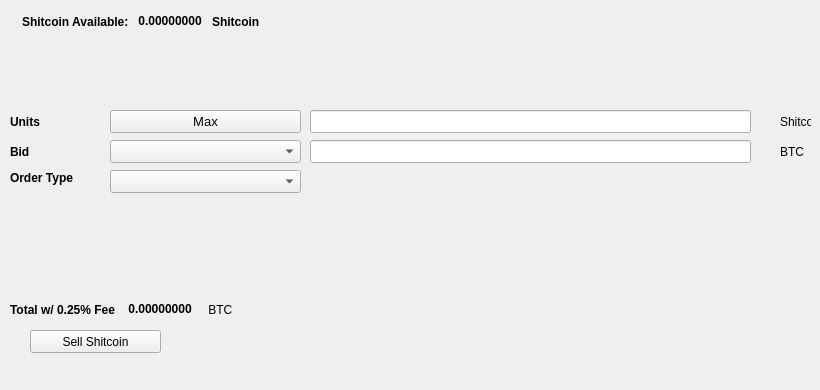
   <widget class="QWidget" name="SellTab">
    <attribute name="title">
     <string>Sell</string>
    </attribute>
    <widget class="QLabel" name="label_16">
     <property name="geometry">
      <rect>
       <x>780</x>
       <y>140</y>
       <width>31</width>
       <height>23</height>
      </rect>
     </property>
     <property name="text">
      <string>BTC</string>
     </property>
    </widget>
    <widget class="QComboBox" name="SellBidcomboBox">
     <property name="geometry">
      <rect>
       <x>110</x>
       <y>140</y>
       <width>191</width>
       <height>23</height>
      </rect>
     </property>
     <property name="font">
      <font>
       <pointsize>10</pointsize>
      </font>
     </property>
    </widget>
    <widget class="QLabel" name="label_18">
     <property name="geometry">
      <rect>
       <x>10</x>
       <y>110</y>
       <width>46</width>
       <height>23</height>
      </rect>
     </property>
     <property name="font">
      <font>
       <weight>75</weight>
       <bold>true</bold>
      </font>
     </property>
     <property name="text">
      <string>Units</string>
     </property>
    </widget>
    <widget class="QPushButton" name="Sell_Max_Amount">
     <property name="geometry">
      <rect>
       <x>110</x>
       <y>110</y>
       <width>191</width>
       <height>23</height>
      </rect>
     </property>
     <property name="font">
      <font>
       <pointsize>10</pointsize>
      </font>
     </property>
     <property name="text">
      <string>Max</string>
     </property>
    </widget>
    <widget class="QLabel" name="label_20">
     <property name="geometry">
      <rect>
       <x>10</x>
       <y>170</y>
       <width>91</width>
       <height>16</height>
      </rect>
     </property>
     <property name="font">
      <font>
       <weight>75</weight>
       <bold>true</bold>
      </font>
     </property>
     <property name="text">
      <string>Order Type</string>
     </property>
    </widget>
    <widget class="QComboBox" name="SellOrdertypeCombo">
     <property name="geometry">
      <rect>
       <x>110</x>
       <y>170</y>
       <width>191</width>
       <height>23</height>
      </rect>
     </property>
     <property name="font">
      <font>
       <pointsize>10</pointsize>
      </font>
     </property>
    </widget>
    <widget class="QLabel" name="label_21">
     <property name="geometry">
      <rect>
       <x>10</x>
       <y>140</y>
       <width>46</width>
       <height>23</height>
      </rect>
     </property>
     <property name="font">
      <font>
       <weight>75</weight>
       <bold>true</bold>
      </font>
     </property>
     <property name="text">
      <string>Bid</string>
     </property>
    </widget>
    <widget class="QLabel" name="label_22">
     <property name="geometry">
      <rect>
       <x>780</x>
       <y>110</y>
       <width>31</width>
       <height>23</height>
      </rect>
     </property>
     <property name="text">
      <string>Shitcoin</string>
     </property>
    </widget>
    <widget class="QLineEdit" name="UnitsInputShitcoin">
     <property name="geometry">
      <rect>
       <x>310</x>
       <y>110</y>
       <width>441</width>
       <height>23</height>
      </rect>
     </property>
     <property name="font">
      <font>
       <pointsize>9</pointsize>
       <weight>75</weight>
       <bold>true</bold>
      </font>
     </property>
    </widget>
    <widget class="QLineEdit" name="SellBidPriceEdit">
     <property name="geometry">
      <rect>
       <x>310</x>
       <y>140</y>
       <width>441</width>
       <height>23</height>
      </rect>
     </property>
     <property name="font">
      <font>
       <pointsize>9</pointsize>
       <weight>75</weight>
       <bold>true</bold>
      </font>
     </property>
    </widget>
    <widget class="QPushButton" name="SellShitcoinBTN">
     <property name="geometry">
      <rect>
       <x>30</x>
       <y>330</y>
       <width>131</width>
       <height>23</height>
      </rect>
     </property>
     <property name="text">
      <string>Sell Shitcoin</string>
     </property>
     <property name="icon">
      <iconset resource="../shitcoin">
       <normaloff>:/icons/bitcoin</normaloff>:/icons/bitcoin</iconset>
     </property>
    </widget>
    <widget class="QWidget" name="layoutWidget3">
     <property name="geometry">
      <rect>
       <x>22</x>
       <y>12</y>
       <width>258</width>
       <height>19</height>
      </rect>
     </property>
     <layout class="QHBoxLayout" name="horizontalLayout">
      <item>
       <widget class="QLabel" name="label232_2">
        <property name="font">
         <font>
          <weight>75</weight>
          <bold>true</bold>
         </font>
        </property>
        <property name="text">
         <string>Shitcoin Available:</string>
        </property>
       </widget>
      </item>
      <item>
       <widget class="QLabel" name="ShitcoinAvailableLabel">
        <property name="palette">
         <palette>
          <active>
           <colorrole role="WindowText">
            <brush brushstyle="SolidPattern">
             <color alpha="255">
              <red>0</red>
              <green>0</green>
              <blue>0</blue>
             </color>
            </brush>
           </colorrole>
           <colorrole role="Button">
            <brush brushstyle="SolidPattern">
             <color alpha="255">
              <red>0</red>
              <green>170</green>
              <blue>0</blue>
             </color>
            </brush>
           </colorrole>
           <colorrole role="Light">
            <brush brushstyle="SolidPattern">
             <color alpha="255">
              <red>0</red>
              <green>255</green>
              <blue>0</blue>
             </color>
            </brush>
           </colorrole>
           <colorrole role="Midlight">
            <brush brushstyle="SolidPattern">
             <color alpha="255">
              <red>0</red>
              <green>212</green>
              <blue>0</blue>
             </color>
            </brush>
           </colorrole>
           <colorrole role="Dark">
            <brush brushstyle="SolidPattern">
             <color alpha="255">
              <red>0</red>
              <green>85</green>
              <blue>0</blue>
             </color>
            </brush>
           </colorrole>
           <colorrole role="Mid">
            <brush brushstyle="SolidPattern">
             <color alpha="255">
              <red>0</red>
              <green>113</green>
              <blue>0</blue>
             </color>
            </brush>
           </colorrole>
           <colorrole role="Text">
            <brush brushstyle="SolidPattern">
             <color alpha="255">
              <red>0</red>
              <green>170</green>
              <blue>0</blue>
             </color>
            </brush>
           </colorrole>
           <colorrole role="BrightText">
            <brush brushstyle="SolidPattern">
             <color alpha="255">
              <red>255</red>
              <green>255</green>
              <blue>255</blue>
             </color>
            </brush>
           </colorrole>
           <colorrole role="ButtonText">
            <brush brushstyle="SolidPattern">
             <color alpha="255">
              <red>0</red>
              <green>0</green>
              <blue>0</blue>
             </color>
            </brush>
           </colorrole>
           <colorrole role="Base">
            <brush brushstyle="SolidPattern">
             <color alpha="255">
              <red>255</red>
              <green>255</green>
              <blue>255</blue>
             </color>
            </brush>
           </colorrole>
           <colorrole role="Window">
            <brush brushstyle="SolidPattern">
             <color alpha="255">
              <red>0</red>
              <green>170</green>
              <blue>0</blue>
             </color>
            </brush>
           </colorrole>
           <colorrole role="Shadow">
            <brush brushstyle="SolidPattern">
             <color alpha="255">
              <red>0</red>
              <green>0</green>
              <blue>0</blue>
             </color>
            </brush>
           </colorrole>
           <colorrole role="AlternateBase">
            <brush brushstyle="SolidPattern">
             <color alpha="255">
              <red>127</red>
              <green>212</green>
              <blue>127</blue>
             </color>
            </brush>
           </colorrole>
           <colorrole role="ToolTipBase">
            <brush brushstyle="SolidPattern">
             <color alpha="255">
              <red>255</red>
              <green>255</green>
              <blue>220</blue>
             </color>
            </brush>
           </colorrole>
           <colorrole role="ToolTipText">
            <brush brushstyle="SolidPattern">
             <color alpha="255">
              <red>0</red>
              <green>0</green>
              <blue>0</blue>
             </color>
            </brush>
           </colorrole>
          </active>
          <inactive>
           <colorrole role="WindowText">
            <brush brushstyle="SolidPattern">
             <color alpha="255">
              <red>0</red>
              <green>0</green>
              <blue>0</blue>
             </color>
            </brush>
           </colorrole>
           <colorrole role="Button">
            <brush brushstyle="SolidPattern">
             <color alpha="255">
              <red>0</red>
              <green>170</green>
              <blue>0</blue>
             </color>
            </brush>
           </colorrole>
           <colorrole role="Light">
            <brush brushstyle="SolidPattern">
             <color alpha="255">
              <red>0</red>
              <green>255</green>
              <blue>0</blue>
             </color>
            </brush>
           </colorrole>
           <colorrole role="Midlight">
            <brush brushstyle="SolidPattern">
             <color alpha="255">
              <red>0</red>
              <green>212</green>
              <blue>0</blue>
             </color>
            </brush>
           </colorrole>
           <colorrole role="Dark">
            <brush brushstyle="SolidPattern">
             <color alpha="255">
              <red>0</red>
              <green>85</green>
              <blue>0</blue>
             </color>
            </brush>
           </colorrole>
           <colorrole role="Mid">
            <brush brushstyle="SolidPattern">
             <color alpha="255">
              <red>0</red>
              <green>113</green>
              <blue>0</blue>
             </color>
            </brush>
           </colorrole>
           <colorrole role="Text">
            <brush brushstyle="SolidPattern">
             <color alpha="255">
              <red>0</red>
              <green>170</green>
              <blue>0</blue>
             </color>
            </brush>
           </colorrole>
           <colorrole role="BrightText">
            <brush brushstyle="SolidPattern">
             <color alpha="255">
              <red>255</red>
              <green>255</green>
              <blue>255</blue>
             </color>
            </brush>
           </colorrole>
           <colorrole role="ButtonText">
            <brush brushstyle="SolidPattern">
             <color alpha="255">
              <red>0</red>
              <green>0</green>
              <blue>0</blue>
             </color>
            </brush>
           </colorrole>
           <colorrole role="Base">
            <brush brushstyle="SolidPattern">
             <color alpha="255">
              <red>255</red>
              <green>255</green>
              <blue>255</blue>
             </color>
            </brush>
           </colorrole>
           <colorrole role="Window">
            <brush brushstyle="SolidPattern">
             <color alpha="255">
              <red>0</red>
              <green>170</green>
              <blue>0</blue>
             </color>
            </brush>
           </colorrole>
           <colorrole role="Shadow">
            <brush brushstyle="SolidPattern">
             <color alpha="255">
              <red>0</red>
              <green>0</green>
              <blue>0</blue>
             </color>
            </brush>
           </colorrole>
           <colorrole role="AlternateBase">
            <brush brushstyle="SolidPattern">
             <color alpha="255">
              <red>127</red>
              <green>212</green>
              <blue>127</blue>
             </color>
            </brush>
           </colorrole>
           <colorrole role="ToolTipBase">
            <brush brushstyle="SolidPattern">
             <color alpha="255">
              <red>255</red>
              <green>255</green>
              <blue>220</blue>
             </color>
            </brush>
           </colorrole>
           <colorrole role="ToolTipText">
            <brush brushstyle="SolidPattern">
             <color alpha="255">
              <red>0</red>
              <green>0</green>
              <blue>0</blue>
             </color>
            </brush>
           </colorrole>
          </inactive>
          <disabled>
           <colorrole role="WindowText">
            <brush brushstyle="SolidPattern">
             <color alpha="255">
              <red>0</red>
              <green>85</green>
              <blue>0</blue>
             </color>
            </brush>
           </colorrole>
           <colorrole role="Button">
            <brush brushstyle="SolidPattern">
             <color alpha="255">
              <red>0</red>
              <green>170</green>
              <blue>0</blue>
             </color>
            </brush>
           </colorrole>
           <colorrole role="Light">
            <brush brushstyle="SolidPattern">
             <color alpha="255">
              <red>0</red>
              <green>255</green>
              <blue>0</blue>
             </color>
            </brush>
           </colorrole>
           <colorrole role="Midlight">
            <brush brushstyle="SolidPattern">
             <color alpha="255">
              <red>0</red>
              <green>212</green>
              <blue>0</blue>
             </color>
            </brush>
           </colorrole>
           <colorrole role="Dark">
            <brush brushstyle="SolidPattern">
             <color alpha="255">
              <red>0</red>
              <green>85</green>
              <blue>0</blue>
             </color>
            </brush>
           </colorrole>
           <colorrole role="Mid">
            <brush brushstyle="SolidPattern">
             <color alpha="255">
              <red>0</red>
              <green>113</green>
              <blue>0</blue>
             </color>
            </brush>
           </colorrole>
           <colorrole role="Text">
            <brush brushstyle="SolidPattern">
             <color alpha="255">
              <red>0</red>
              <green>85</green>
              <blue>0</blue>
             </color>
            </brush>
           </colorrole>
           <colorrole role="BrightText">
            <brush brushstyle="SolidPattern">
             <color alpha="255">
              <red>255</red>
              <green>255</green>
              <blue>255</blue>
             </color>
            </brush>
           </colorrole>
           <colorrole role="ButtonText">
            <brush brushstyle="SolidPattern">
             <color alpha="255">
              <red>0</red>
              <green>85</green>
              <blue>0</blue>
             </color>
            </brush>
           </colorrole>
           <colorrole role="Base">
            <brush brushstyle="SolidPattern">
             <color alpha="255">
              <red>0</red>
              <green>170</green>
              <blue>0</blue>
             </color>
            </brush>
           </colorrole>
           <colorrole role="Window">
            <brush brushstyle="SolidPattern">
             <color alpha="255">
              <red>0</red>
              <green>170</green>
              <blue>0</blue>
             </color>
            </brush>
           </colorrole>
           <colorrole role="Shadow">
            <brush brushstyle="SolidPattern">
             <color alpha="255">
              <red>0</red>
              <green>0</green>
              <blue>0</blue>
             </color>
            </brush>
           </colorrole>
           <colorrole role="AlternateBase">
            <brush brushstyle="SolidPattern">
             <color alpha="255">
              <red>0</red>
              <green>170</green>
              <blue>0</blue>
             </color>
            </brush>
           </colorrole>
           <colorrole role="ToolTipBase">
            <brush brushstyle="SolidPattern">
             <color alpha="255">
              <red>255</red>
              <green>255</green>
              <blue>220</blue>
             </color>
            </brush>
           </colorrole>
           <colorrole role="ToolTipText">
            <brush brushstyle="SolidPattern">
             <color alpha="255">
              <red>0</red>
              <green>0</green>
              <blue>0</blue>
             </color>
            </brush>
           </colorrole>
          </disabled>
         </palette>
        </property>
        <property name="font">
         <font>
          <weight>75</weight>
          <bold>true</bold>
         </font>
        </property>
        <property name="text">
         <string> 0.00000000 </string>
        </property>
        <property name="textInteractionFlags">
         <set>Qt::LinksAccessibleByMouse|Qt::TextSelectableByKeyboard|Qt::TextSelectableByMouse</set>
        </property>
       </widget>
      </item>
      <item>
       <widget class="QLabel" name="labelShitcoin">
        <property name="font">
         <font>
          <weight>75</weight>
          <bold>true</bold>
         </font>
        </property>
        <property name="text">
         <string>Shitcoin</string>
        </property>
       </widget>
      </item>
     </layout>
    </widget>
    <widget class="QWidget" name="layoutWidget">
     <property name="geometry">
      <rect>
       <x>10</x>
       <y>300</y>
       <width>268</width>
       <height>19</height>
      </rect>
     </property>
     <layout class="QHBoxLayout" name="horizontalLayout_2">
      <item>
       <widget class="QLabel" name="label_19">
        <property name="font">
         <font>
          <weight>75</weight>
          <bold>true</bold>
         </font>
        </property>
        <property name="text">
         <string>Total w/ 0.25% Fee </string>
        </property>
       </widget>
      </item>
      <item>
       <widget class="QLabel" name="SellCostLabel">
        <property name="palette">
         <palette>
          <active>
           <colorrole role="WindowText">
            <brush brushstyle="SolidPattern">
             <color alpha="255">
              <red>0</red>
              <green>0</green>
              <blue>0</blue>
             </color>
            </brush>
           </colorrole>
           <colorrole role="Button">
            <brush brushstyle="SolidPattern">
             <color alpha="255">
              <red>0</red>
              <green>170</green>
              <blue>0</blue>
             </color>
            </brush>
           </colorrole>
           <colorrole role="Light">
            <brush brushstyle="SolidPattern">
             <color alpha="255">
              <red>0</red>
              <green>255</green>
              <blue>0</blue>
             </color>
            </brush>
           </colorrole>
           <colorrole role="Midlight">
            <brush brushstyle="SolidPattern">
             <color alpha="255">
              <red>0</red>
              <green>212</green>
              <blue>0</blue>
             </color>
            </brush>
           </colorrole>
           <colorrole role="Dark">
            <brush brushstyle="SolidPattern">
             <color alpha="255">
              <red>0</red>
              <green>85</green>
              <blue>0</blue>
             </color>
            </brush>
           </colorrole>
           <colorrole role="Mid">
            <brush brushstyle="SolidPattern">
             <color alpha="255">
              <red>0</red>
              <green>113</green>
              <blue>0</blue>
             </color>
            </brush>
           </colorrole>
           <colorrole role="Text">
            <brush brushstyle="SolidPattern">
             <color alpha="255">
              <red>0</red>
              <green>170</green>
              <blue>0</blue>
             </color>
            </brush>
           </colorrole>
           <colorrole role="BrightText">
            <brush brushstyle="SolidPattern">
             <color alpha="255">
              <red>255</red>
              <green>255</green>
              <blue>255</blue>
             </color>
            </brush>
           </colorrole>
           <colorrole role="ButtonText">
            <brush brushstyle="SolidPattern">
             <color alpha="255">
              <red>0</red>
              <green>0</green>
              <blue>0</blue>
             </color>
            </brush>
           </colorrole>
           <colorrole role="Base">
            <brush brushstyle="SolidPattern">
             <color alpha="255">
              <red>255</red>
              <green>255</green>
              <blue>255</blue>
             </color>
            </brush>
           </colorrole>
           <colorrole role="Window">
            <brush brushstyle="SolidPattern">
             <color alpha="255">
              <red>0</red>
              <green>170</green>
              <blue>0</blue>
             </color>
            </brush>
           </colorrole>
           <colorrole role="Shadow">
            <brush brushstyle="SolidPattern">
             <color alpha="255">
              <red>0</red>
              <green>0</green>
              <blue>0</blue>
             </color>
            </brush>
           </colorrole>
           <colorrole role="AlternateBase">
            <brush brushstyle="SolidPattern">
             <color alpha="255">
              <red>127</red>
              <green>212</green>
              <blue>127</blue>
             </color>
            </brush>
           </colorrole>
           <colorrole role="ToolTipBase">
            <brush brushstyle="SolidPattern">
             <color alpha="255">
              <red>255</red>
              <green>255</green>
              <blue>220</blue>
             </color>
            </brush>
           </colorrole>
           <colorrole role="ToolTipText">
            <brush brushstyle="SolidPattern">
             <color alpha="255">
              <red>0</red>
              <green>0</green>
              <blue>0</blue>
             </color>
            </brush>
           </colorrole>
          </active>
          <inactive>
           <colorrole role="WindowText">
            <brush brushstyle="SolidPattern">
             <color alpha="255">
              <red>0</red>
              <green>0</green>
              <blue>0</blue>
             </color>
            </brush>
           </colorrole>
           <colorrole role="Button">
            <brush brushstyle="SolidPattern">
             <color alpha="255">
              <red>0</red>
              <green>170</green>
              <blue>0</blue>
             </color>
            </brush>
           </colorrole>
           <colorrole role="Light">
            <brush brushstyle="SolidPattern">
             <color alpha="255">
              <red>0</red>
              <green>255</green>
              <blue>0</blue>
             </color>
            </brush>
           </colorrole>
           <colorrole role="Midlight">
            <brush brushstyle="SolidPattern">
             <color alpha="255">
              <red>0</red>
              <green>212</green>
              <blue>0</blue>
             </color>
            </brush>
           </colorrole>
           <colorrole role="Dark">
            <brush brushstyle="SolidPattern">
             <color alpha="255">
              <red>0</red>
              <green>85</green>
              <blue>0</blue>
             </color>
            </brush>
           </colorrole>
           <colorrole role="Mid">
            <brush brushstyle="SolidPattern">
             <color alpha="255">
              <red>0</red>
              <green>113</green>
              <blue>0</blue>
             </color>
            </brush>
           </colorrole>
           <colorrole role="Text">
            <brush brushstyle="SolidPattern">
             <color alpha="255">
              <red>0</red>
              <green>170</green>
              <blue>0</blue>
             </color>
            </brush>
           </colorrole>
           <colorrole role="BrightText">
            <brush brushstyle="SolidPattern">
             <color alpha="255">
              <red>255</red>
              <green>255</green>
              <blue>255</blue>
             </color>
            </brush>
           </colorrole>
           <colorrole role="ButtonText">
            <brush brushstyle="SolidPattern">
             <color alpha="255">
              <red>0</red>
              <green>0</green>
              <blue>0</blue>
             </color>
            </brush>
           </colorrole>
           <colorrole role="Base">
            <brush brushstyle="SolidPattern">
             <color alpha="255">
              <red>255</red>
              <green>255</green>
              <blue>255</blue>
             </color>
            </brush>
           </colorrole>
           <colorrole role="Window">
            <brush brushstyle="SolidPattern">
             <color alpha="255">
              <red>0</red>
              <green>170</green>
              <blue>0</blue>
             </color>
            </brush>
           </colorrole>
           <colorrole role="Shadow">
            <brush brushstyle="SolidPattern">
             <color alpha="255">
              <red>0</red>
              <green>0</green>
              <blue>0</blue>
             </color>
            </brush>
           </colorrole>
           <colorrole role="AlternateBase">
            <brush brushstyle="SolidPattern">
             <color alpha="255">
              <red>127</red>
              <green>212</green>
              <blue>127</blue>
             </color>
            </brush>
           </colorrole>
           <colorrole role="ToolTipBase">
            <brush brushstyle="SolidPattern">
             <color alpha="255">
              <red>255</red>
              <green>255</green>
              <blue>220</blue>
             </color>
            </brush>
           </colorrole>
           <colorrole role="ToolTipText">
            <brush brushstyle="SolidPattern">
             <color alpha="255">
              <red>0</red>
              <green>0</green>
              <blue>0</blue>
             </color>
            </brush>
           </colorrole>
          </inactive>
          <disabled>
           <colorrole role="WindowText">
            <brush brushstyle="SolidPattern">
             <color alpha="255">
              <red>0</red>
              <green>85</green>
              <blue>0</blue>
             </color>
            </brush>
           </colorrole>
           <colorrole role="Button">
            <brush brushstyle="SolidPattern">
             <color alpha="255">
              <red>0</red>
              <green>170</green>
              <blue>0</blue>
             </color>
            </brush>
           </colorrole>
           <colorrole role="Light">
            <brush brushstyle="SolidPattern">
             <color alpha="255">
              <red>0</red>
              <green>255</green>
              <blue>0</blue>
             </color>
            </brush>
           </colorrole>
           <colorrole role="Midlight">
            <brush brushstyle="SolidPattern">
             <color alpha="255">
              <red>0</red>
              <green>212</green>
              <blue>0</blue>
             </color>
            </brush>
           </colorrole>
           <colorrole role="Dark">
            <brush brushstyle="SolidPattern">
             <color alpha="255">
              <red>0</red>
              <green>85</green>
              <blue>0</blue>
             </color>
            </brush>
           </colorrole>
           <colorrole role="Mid">
            <brush brushstyle="SolidPattern">
             <color alpha="255">
              <red>0</red>
              <green>113</green>
              <blue>0</blue>
             </color>
            </brush>
           </colorrole>
           <colorrole role="Text">
            <brush brushstyle="SolidPattern">
             <color alpha="255">
              <red>0</red>
              <green>85</green>
              <blue>0</blue>
             </color>
            </brush>
           </colorrole>
           <colorrole role="BrightText">
            <brush brushstyle="SolidPattern">
             <color alpha="255">
              <red>255</red>
              <green>255</green>
              <blue>255</blue>
             </color>
            </brush>
           </colorrole>
           <colorrole role="ButtonText">
            <brush brushstyle="SolidPattern">
             <color alpha="255">
              <red>0</red>
              <green>85</green>
              <blue>0</blue>
             </color>
            </brush>
           </colorrole>
           <colorrole role="Base">
            <brush brushstyle="SolidPattern">
             <color alpha="255">
              <red>0</red>
              <green>170</green>
              <blue>0</blue>
             </color>
            </brush>
           </colorrole>
           <colorrole role="Window">
            <brush brushstyle="SolidPattern">
             <color alpha="255">
              <red>0</red>
              <green>170</green>
              <blue>0</blue>
             </color>
            </brush>
           </colorrole>
           <colorrole role="Shadow">
            <brush brushstyle="SolidPattern">
             <color alpha="255">
              <red>0</red>
              <green>0</green>
              <blue>0</blue>
             </color>
            </brush>
           </colorrole>
           <colorrole role="AlternateBase">
            <brush brushstyle="SolidPattern">
             <color alpha="255">
              <red>0</red>
              <green>170</green>
              <blue>0</blue>
             </color>
            </brush>
           </colorrole>
           <colorrole role="ToolTipBase">
            <brush brushstyle="SolidPattern">
             <color alpha="255">
              <red>255</red>
              <green>255</green>
              <blue>220</blue>
             </color>
            </brush>
           </colorrole>
           <colorrole role="ToolTipText">
            <brush brushstyle="SolidPattern">
             <color alpha="255">
              <red>0</red>
              <green>0</green>
              <blue>0</blue>
             </color>
            </brush>
           </colorrole>
          </disabled>
         </palette>
        </property>
        <property name="font">
         <font>
          <weight>75</weight>
          <bold>true</bold>
         </font>
        </property>
        <property name="autoFillBackground">
         <bool>false</bool>
        </property>
        <property name="text">
         <string> 0.00000000</string>
        </property>
        <property name="textInteractionFlags">
         <set>Qt::LinksAccessibleByMouse|Qt::TextSelectableByMouse</set>
        </property>
       </widget>
      </item>
      <item>
       <widget class="QLabel" name="label_17">
        <property name="font">
         <font>
          <weight>50</weight>
          <bold>false</bold>
         </font>
        </property>
        <property name="text">
         <string> BTC</string>
        </property>
       </widget>
      </item>
     </layout>
    </widget>
    <widget class="QLabel" name="label_23">
     <property name="geometry">
      <rect>
       <x>460</x>
       <y>300</y>
       <width>281</width>
       <height>81</height>
      </rect>
     </property>
     <property name="text">
      <string/>
     </property>
     <property name="pixmap">
      <pixmap>:/images/bittrex</pixmap>
     </property>
    </widget>
   </widget>
